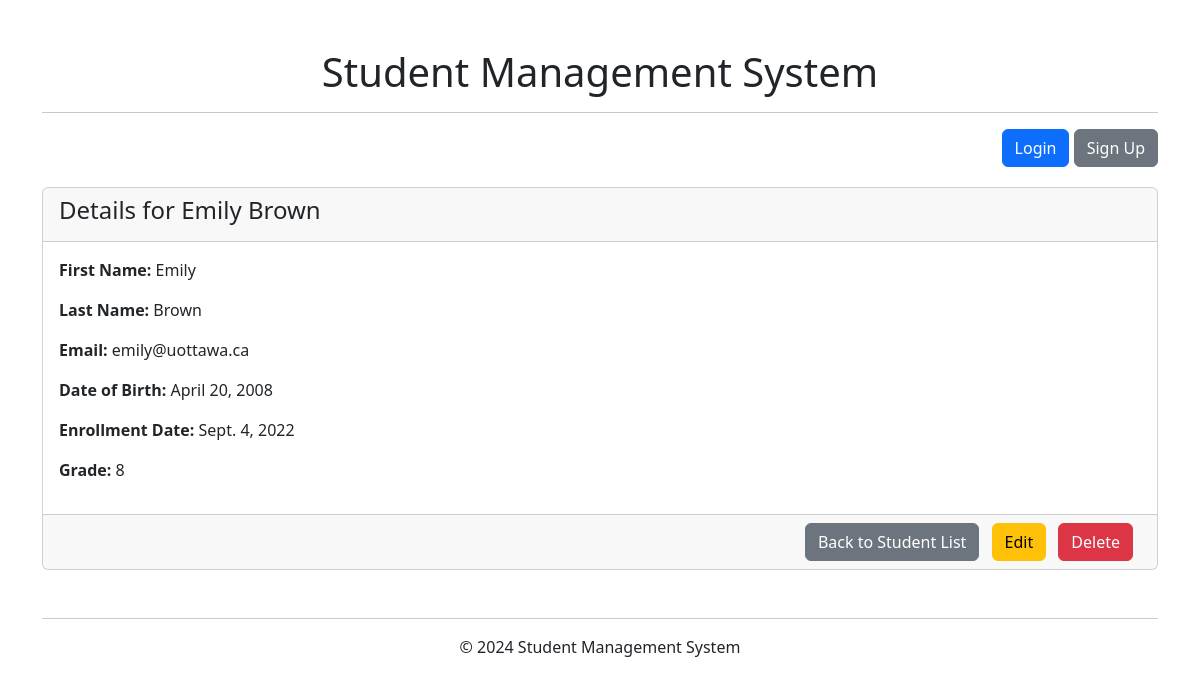
The app's page /student/22/detail/ with its own data.
### student/models.py (models this page shows, shortened)
class Student(models.Model):
    first_name = models.CharField(max_length=100)
    last_name = models.CharField(max_length=100)
    email = models.EmailField()
    date_of_birth = models.DateField()
    enrollment_date = models.DateField()
    grade = models.IntegerField()

### student/views.py (the view)
# urls.py: path("student/<int:pk>/detail/", views.student_detail, name="student_detail"),
def student_detail(request, pk):
    student = Student.objects.get(pk=pk)
    return render(request, 'student/detail.html', {'student': student})

### student/templates/student/detail.html (shortened to what this page needs)
{% extends 'base.html' %}
{% block content %}
{% block student %}
<div class="card">
    <div class="card-header">
        <h4>Details for {{ student.first_name }} {{ student.last_name }}</h4>
    </div>
    <div class="card-body">
        <p><strong>First Name:</strong> {{ student.first_name }}</p>
        <p><strong>Last Name:</strong> {{ student.last_name }}</p>
        <p><strong>Email:</strong> {{ student.email }}</p>
        <p><strong>Date of Birth:</strong> {{ student.date_of_birth }}</p>
        <p><strong>Enrollment Date:</strong> {{ student.enrollment_date }}</p>
        <p><strong>Grade:</strong> {{ student.grade }}</p>
    </div>
    <div class="card-footer text-end">
        <a href="{% url 'student_index' %}" class="btn btn-secondary me-2">Back to Student List</a>
        <a href="{% url 'student_edit' student.pk %}" class="btn btn-warning me-2">Edit</a>
        <a href="{% url 'student_delete' student.pk %}" class="btn btn-danger me-2">Delete</a>
    </div>
    {% endblock %}
</div>
{% endblock %}

### records on screen
Student: first_name "Emily", last_name "Brown", email "emily@uottawa.ca", date_of_birth "April 20, 2008", enrollment_date "Sept. 4, 2022", grade "8"
